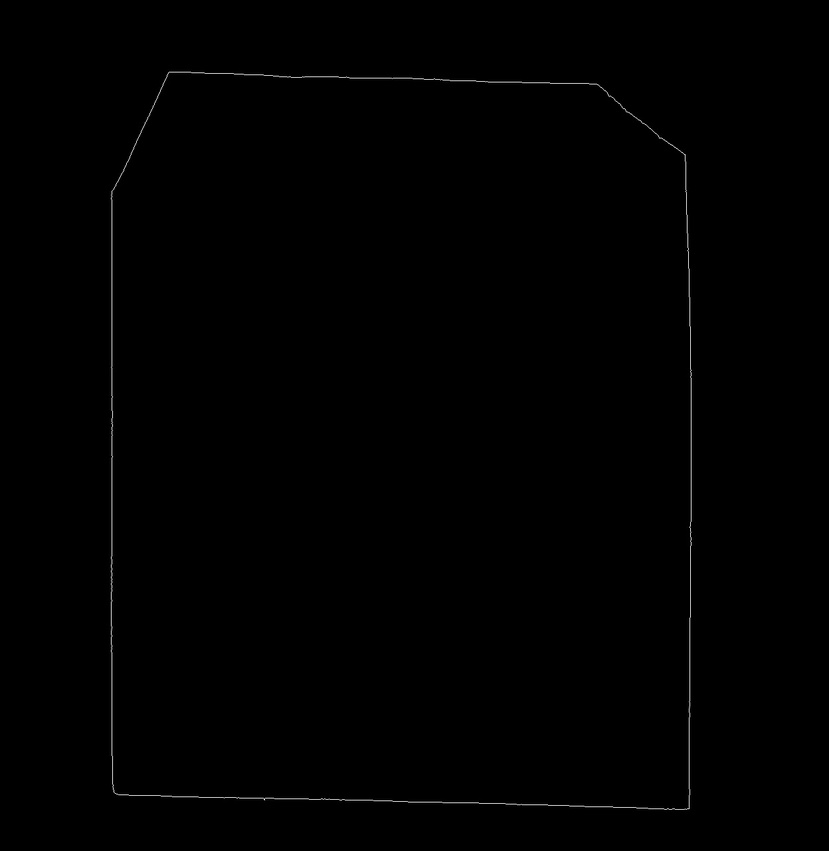
#> input picture dataset_filled/Z05353396.jpg, 829 x 851 px, shrunk from 1248 x 1280 before the run; its folder holds only this picture in this run
$ python corner.py
#> lines starting #> are read from the running program, lines starting #| are printed output that depends on the picture; after the words box and inside, x2 and y2 are one past the last pixel; in counts of white or black regions, pixels touching at a corner belong together
import cv2
import numpy as np
import os
from cv2 import dnn_superres


dir = os.getcwd()
dir = os.path.join(dir,"dataset_filled")
dir = dir.replace("\\", "/")
arr = [] # sadrzi imena svih dataset slika

#we are saving each file stored in dataset in arr array so that is easier to iterate after
for filename in os.scandir(dir):
    if filename.is_file():
        arr.append(filename.path)

print(arr)

for each in arr:
    img = cv2.imread(each)
#> img is the input picture: shape (851, 829, 3); min 0, max 255, mean 0.7
    gray = cv2.cvtColor(img,cv2.COLOR_BGR2GRAY)
    corners = cv2.goodFeaturesToTrack(gray,10,0.01,10)
#> corners = [[264, 799], [689, 808], [685, 154], [169, 74], [659, 138], [115, 792], [608, 96], [687, 248], [667, 808], [321, 798]]
    corners = np.int64(corners)
    print(corners)
#| [[[264 799]]
#|  [[689 808]]
#|  [[685 154]]
#|  [[169  74]]
#|  [[659 138]]
#|  [[115 792]]
#|  [[608  96]]
#|  [[687 248]]
#|  [[667 808]]
#|  [[321 798]]]
    for i in corners:
        x,y = i.ravel()
        cv2.circle(img,(x,y),5,255,-1)
#> this loop made 10 passes
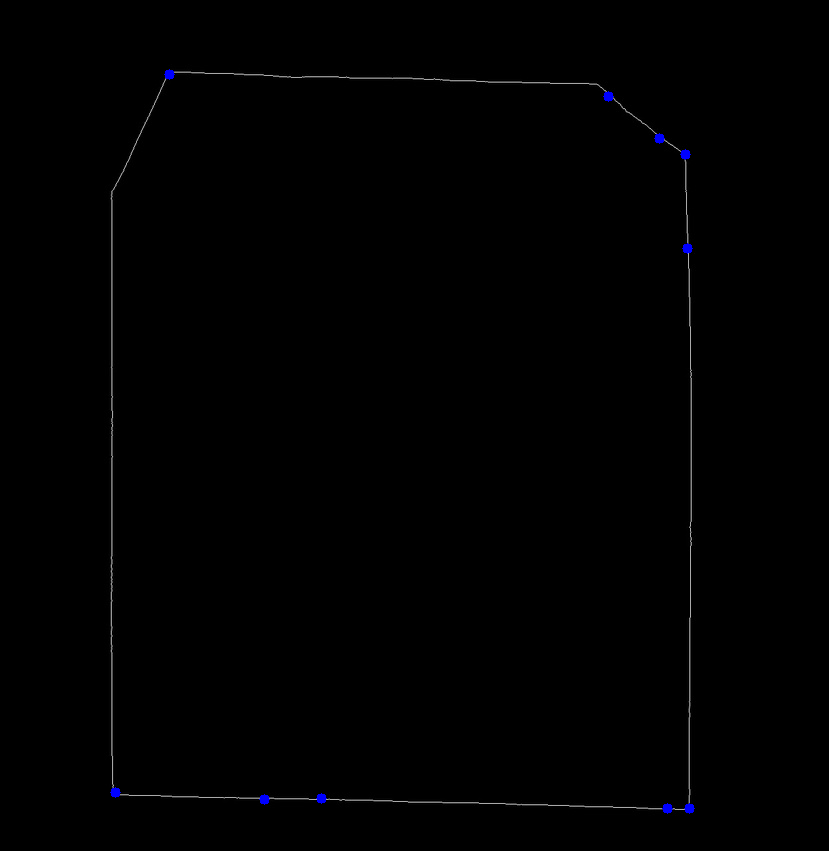
#> img: shape (851, 829, 3); 0.11% of pixels changed, all inside (x1, y1, x2, y2) = (110, 69, 695, 814)

    each = each.replace("dataset_filled", "dataset_corner")
    cv2.imwrite(each, img)

$ run again, on dataset_filled/Z05353721.jpg
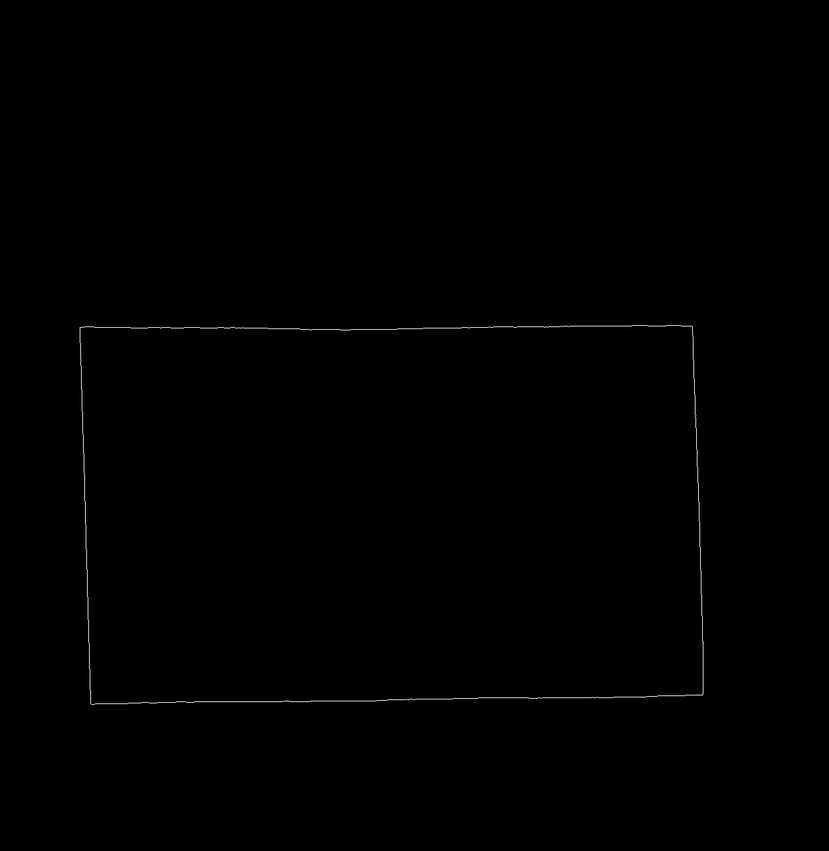
#> input picture dataset_filled/Z05353721.jpg, 829 x 851 px, shrunk from 1248 x 1280 before the run
#> img is the input picture: shape (851, 829, 3); min 0, max 196, mean 0.6
#> corners = [[92, 702], [690, 327], [80, 327], [701, 693], [539, 697], [544, 326], [489, 326], [310, 330], [160, 328], [414, 699]]
#| [[[ 92 702]]
#|  [[690 327]]
#|  [[ 80 327]]
#|  [[701 693]]
#|  [[539 697]]
#|  [[544 326]]
#> (further printed lines are left out)
#> the loop `for i in corners:` made 10 passes
#> after the loop `for i in corners:`:
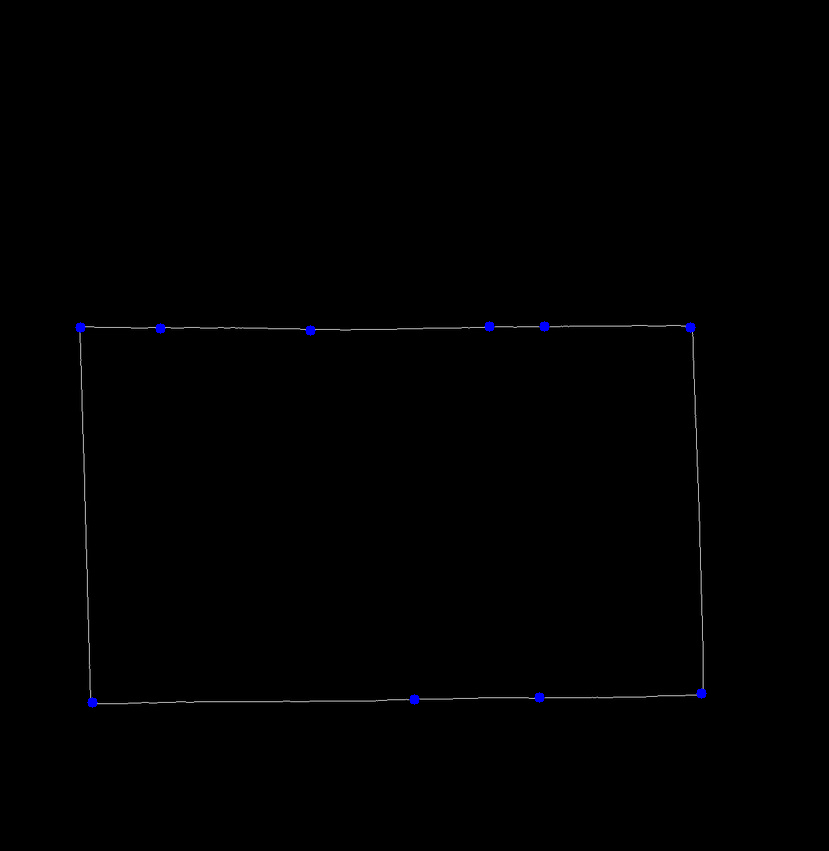
#> img: shape (851, 829, 3); 0.11% of pixels changed, all inside (x1, y1, x2, y2) = (75, 321, 707, 708)
